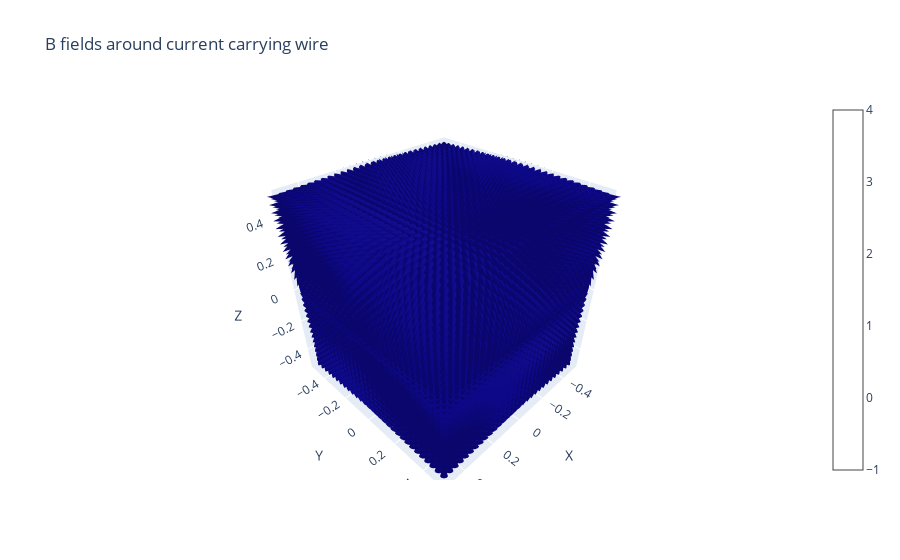

The cell this chart's notebook holds for it:
### Code cell
plotter([x, y, z, u_norm, v_norm, w_norm],
        title = 'B fields around current carrying wire')

### Figure 1 — Plotly figure (JSON) as saved in the notebook; plotly's stock layout.template omitted (floating-point values rounded to 4 significant figures; data arrays with more than 128 entries replaced by an {"elided": "..."} marker saying what was removed)
{"data": [{"anchor": "tail", "sizemode": "scaled", "sizeref": 2, "type": "cone", "u": {"elided": "27000 float values"}, "v": {"elided": "27000 float values"}, "w": {"elided": "27000 float values"}, "x": {"elided": "27000 float values"}, "y": {"elided": "27000 float values"}, "z": {"elided": "27000 float values"}}], "layout": {"scene": {"xaxis": {"title": {"text": "X"}}, "yaxis": {"title": {"text": "Y"}}, "zaxis": {"title": {"text": "Z"}}}, "title": {"text": "B fields around current carrying wire"}}}
